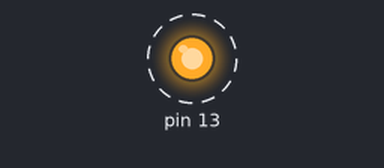
This sketch was run on a simulated Arduino Uno, built with avr-gcc and run on an emulated ATmega328P. Shown: output pins drawn as LEDs (lit = HIGH). Dashed ring = blinking.

Above: at 0.5 s.
Timing chart, 0 to 4.6 s (numbered marks = the images above):
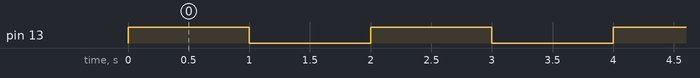

The sketch:

piscaLed.ino
```cpp
#include "saida.h"

// Instancia um objeto chamado LED no pino 13
Saida LED(13);

void setup(){
}

void loop()
{
 LED.liga();       // liga o led
 delay(1000);      // aguarda 1 segundo
 LED.desliga();    // desliga o Led
 delay(1000);      // aguarda 1 segundo
}
```

saida.cpp
```cpp
#include "Arduino.h"
#include "saida.h"

Saida::Saida(int pin)
{
   pinMode(pin, OUTPUT);
   pino = pin;
}

void Saida::liga()
{
   digitalWrite(pino,HIGH);
}

void Saida::desliga()
{
   digitalWrite(pino,LOW);
}

void Saida::inverte()
{
   digitalWrite(pino, !digitalRead(pino));
}
```

saida.h
```cpp
#ifndef SAIDA_H
#define SAIDA_H

#include "Arduino.h"

class Saida
{
public:
   Saida(int pin);
   void  liga();
   void  desliga();
   void  inverte();

private:
   int pino;
};

#endif
```

Measured:
- by itself, pin 13: alternates HIGH for 1.0 s and LOW for 1.0 s
